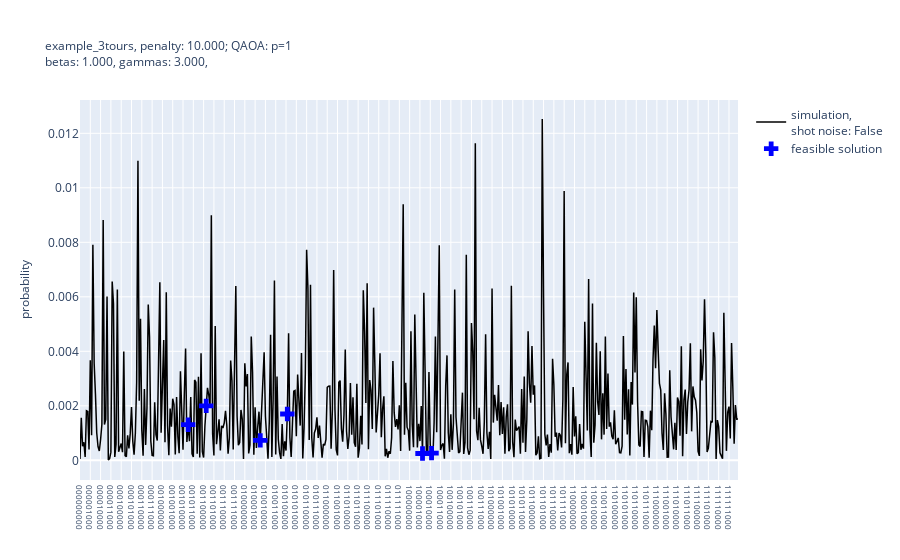

The notebook cell this image was saved under:
### Code cell
from ast import And
from qiskit.circuit.library.n_local import QAOAAnsatz
from qiskit.opflow import CircuitStateFn, OperatorStateFn, VectorStateFn, DictStateFn, CircuitSampler

import plotly.graph_objects as go
import pandas as pd


def generate_bitstrings(number_bits: int):
    return [bin(k)[2:].zfill(number_bits) for k in range(2**number_bits)]

def generate_bitarrays(number_bits: int):
    return [np.array(list(bin(k)[2:].zfill(number_bits))[::-1], dtype=int) for k in range(2**number_bits)]

number_binary_variables = qubo.get_num_binary_vars()

ising, ising_offset = qubo.to_ising()
number_of_shots=8000
qaoa_reps=1
simulator_with_shot_noise = False

betas=[1]
gammas=[3]

#%%
qaoa_ansatz = QAOAAnsatz(cost_operator=ising, reps=qaoa_reps)
wave_function = CircuitStateFn(qaoa_ansatz)
observable = OperatorStateFn(ising, is_measurement=True)
expectation_operator = observable @ wave_function

aer_simulator_statevector = AerSimulator(method="statevector", shots=number_of_shots)
quantum_instance = QuantumInstance(aer_simulator_statevector)
circuit_sampler = CircuitSampler(quantum_instance, statevector=not simulator_with_shot_noise)

def run_qaoa(parameter_values):
    "parameter_values is expected to be of the form [beta_0, beta_1, ..., gamma_0, gamma_1, ...]"
    parameter_bindings = dict(zip(qaoa_ansatz.parameters, parameter_values))
    wave_function_sampled = circuit_sampler.convert(wave_function, params=parameter_bindings)
    return wave_function_sampled

#%%
# Be careful: the data type of wave_function_sampled depends if shot noise is present
wave_function_sampled = run_qaoa([*betas, *gammas])

if isinstance(wave_function_sampled, DictStateFn): # data type returned in case with shot noise
    probabilities = np.real(wave_function_sampled.to_matrix()**2)
elif isinstance(wave_function_sampled, VectorStateFn): # data type returned in case without shot noise
    probabilities = np.abs(wave_function_sampled.to_matrix())**2
assert np.isclose(probabilities.sum(), 1), "Error: probabilities don't sum up to 1."

df_simulation = pd.DataFrame(index=generate_bitstrings(number_binary_variables))
df_simulation['probability'] = probabilities

#%%
df_further_info = pd.DataFrame(index=generate_bitstrings(number_binary_variables))
df_further_info["bitarray"] = generate_bitarrays(number_binary_variables)
df_further_info["cost"] = df_further_info["bitarray"].apply(qp.objective.evaluate)
df_further_info["is_feasible"] = df_further_info["bitarray"].apply(qp.is_feasible)
df_further_info["is_optimal"] = (df_further_info["cost"] - optimal_value).apply(lambda x: np.isclose(x, 0)) 
df_further_info["is_optimal_and_feasible"] = df_further_info["is_optimal"] & df_further_info["is_feasible"]



#%%
fig = go.Figure()
fig.add_trace(go.Scatter(
    x=df_simulation.index,
    y=df_simulation["probability"],
    line_color="black",
    line_width=1.5,
    name=f"simulation,<br>shot noise: {simulator_with_shot_noise}"
))
fig.add_trace(go.Scatter(
    x=df_simulation[df_further_info["is_optimal_and_feasible"]].index,
    y=df_simulation[df_further_info["is_optimal_and_feasible"]]["probability"],
    mode="markers",
    marker_symbol="arrow-down",
    marker_size=12,
    marker_color="red",
    name="optimal solution"
))
fig.add_trace(go.Scatter(
    x=df_simulation[df_further_info["is_feasible"]].index,
    y=df_simulation[df_further_info["is_feasible"]]["probability"],
    mode="markers",
    marker_symbol="cross",
    marker_size=12,
    marker_color="blue",
    name="feasible solution"
))
fig.update_xaxes(
    tickfont_size=8,
)
fig.update_yaxes(
    title="probability",
    title_font_size=12
)
title_betas = "".join([f"{beta:.3f}, " for beta in betas])
title_gammas = "".join([f"{gamma:.3f}, " for gamma in gammas])
fig.update_layout(
    title=f"example_3tours, penalty: {penalty:.3f}; QAOA: p={qaoa_reps}<br>" \
        + "betas: " + title_betas + "gammas: " + title_gammas,
    title_font_size=12
)

### Figure 1 — Plotly figure (JSON) as saved in the notebook; plotly's stock layout.template omitted (floating-point values rounded to 4 significant figures; data arrays with more than 128 entries replaced by an {"elided": "..."} marker saying what was removed)
{"data": [{"line": {"color": "black", "width": 1.5}, "name": "simulation,<br>shot noise: False", "type": "scatter", "x": {"elided": "512 str values"}, "y": {"elided": "512 float values"}}, {"marker": {"color": "red", "size": 12, "symbol": "arrow-down"}, "mode": "markers", "name": "optimal solution", "type": "scatter", "x": [], "y": []}, {"marker": {"color": "blue", "size": 12, "symbol": "cross"}, "mode": "markers", "name": "feasible solution", "type": "scatter", "x": ["001010100", "001100010", "010001100", "010100001", "100001010", "100010001"], "y": [0.001308, 0.001998, 0.0007321, 0.0017, 0.0002506, 0.0002646]}], "layout": {"title": {"font": {"size": 12}, "text": "example_3tours, penalty: 10.000; QAOA: p=1<br>betas: 1.000, gammas: 3.000, "}, "xaxis": {"tickfont": {"size": 8}}, "yaxis": {"title": {"font": {"size": 12}, "text": "probability"}}}}
